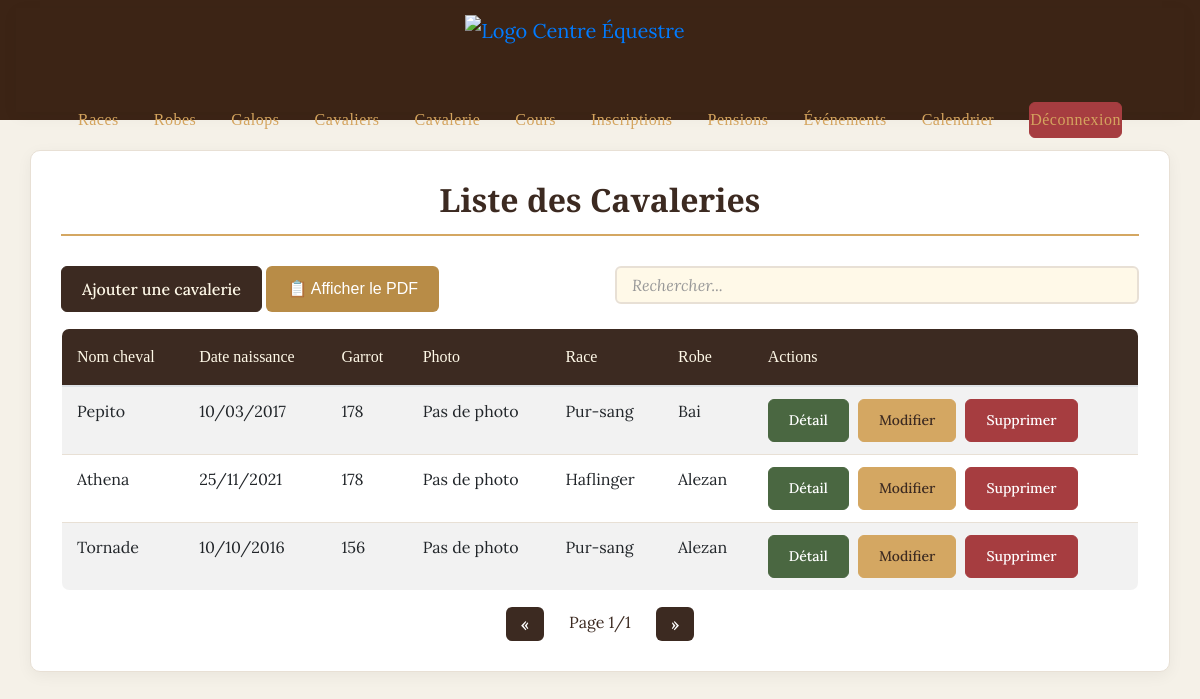
Page /vue/vue.cavalerie.php on the earlier database version.
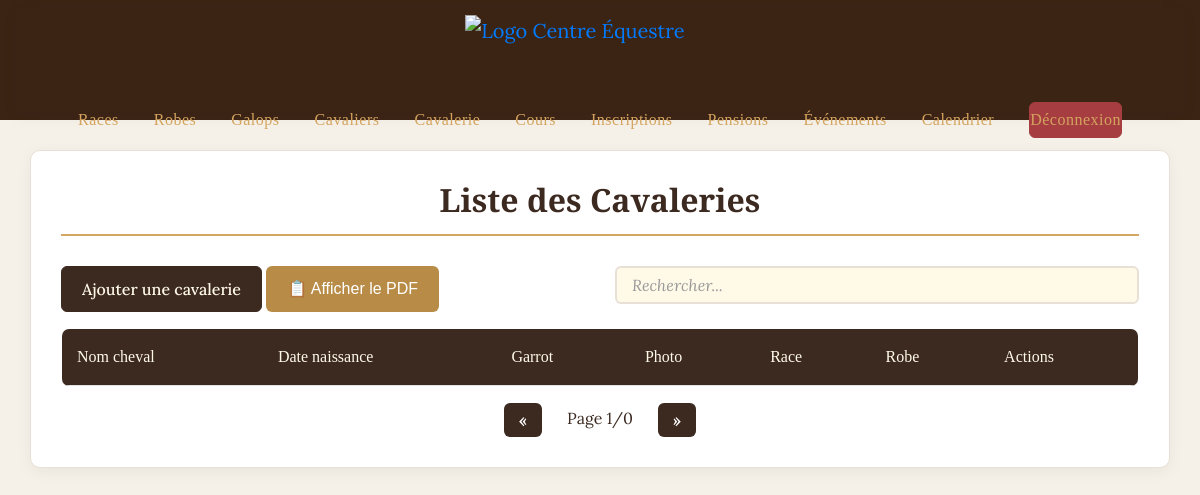
Same page on the later database version.
### tables this page shows
CREATE TABLE `cavalerie` (
  `numsire` int(11) NOT NULL,
  `nomche` varchar(50) NOT NULL,
  `datenache` date NOT NULL,
  `garrot` varchar(50) NOT NULL,
  `idrace` int(11) NOT NULL,
  `idrobe` int(11) NOT NULL,
  `supprime` tinyint(1) DEFAULT 0
);

CREATE TABLE `race` (
  `idrace` int(11) NOT NULL,
  `librace` varchar(50) NOT NULL,
  `supprime` tinyint(1) DEFAULT 0
);

CREATE TABLE `robe` (
  `idrobe` int(11) NOT NULL,
  `librobe` varchar(50) NOT NULL,
  `supprime` tinyint(1) DEFAULT 0
);

### class/class.cavalerie.php (called while the page is built, shortened)
<?php
class Cavalerie {
    public function CavalerieALL(){
        $con = connexionPDO();
        $sql = "SELECT * FROM cavalerie WHERE supprime = 0;";
        $executesql = $con->prepare($sql);
        $executesql->execute();
        $resultat = $executesql->fetchAll();
        return $resultat;
    }
 public function getSinglePhotoByNumsire($numsire) {
        $con = connexionPDO();
        $sql = "SELECT lienphoto FROM photos WHERE numsire = :numsire LIMIT 1";
        $data = [':numsire' => $numsire];
        $executesql = $con->prepare($sql);
        $executesql->execute($data);
        $resultat = $executesql->fetch();
        return $resultat ? $resultat['lienphoto'] : null;
    }
    public function CavalerieRace($id) {
        $con = connexionPDO();
        $sql = "SELECT librace
                FROM race
                WHERE idrace = :idrace";
        $data = [':idrace' => $id];
        $executesql = $con->prepare($sql);
        $executesql->execute($data);
        $ligne = $executesql->fetch();
        return $ligne['librace'];
    }
    public function CavalerieRobe($id) {
        $con = connexionPDO();
        $sql = "SELECT librobe
                FROM robe
                WHERE idrobe = :idrobe";
        $data = [':idrobe' => $id];
        $executesql = $con->prepare($sql);
        $executesql->execute($data);
        $ligne = $executesql->fetch();
        return $ligne['librobe'];
    }
}
?>

### vue/vue.cavalerie.php (the view, shortened to what this page needs)
<?php
require_once '../class/class.cavalerie.php';
include_once '../include/haut.inc.php';
$cavalerie = new Cavalerie();
$cavalerieList = $cavalerie->CavalerieALL();
?>
<!DOCTYPE html>
<html lang="fr">
<head>
    <link rel="stylesheet" href="https://stackpath.bootstrapcdn.com/bootstrap/4.5.2/css/bootstrap.min.css">
    <link rel="stylesheet" href="../css/style_crud.css">
</head>
<body>
    <div class="container mt-4">
        <h2>Liste des Cavaleries</h2>
<div class="row mb-3">
    <div class="col-md-6">
        <button type="button" class="btn btn-primary" data-toggle="modal" data-target="#ajoutModal">
            Ajouter une cavalerie
        </button>
        <a href="../classpdf/classpdfcavalerie.php" class="btn" style="background-color: #B88C47; color: white; text-decoration: none; border-radius: 6px; padding: 10px 20px; font-size: 16px; font-family: Arial, sans-serif;" target="_blank">
            📋 Afficher le PDF
        </a>
    </div>
    <div class="col-md-6">
        <input type="text" id="searchInput" class="form-control" placeholder="Rechercher...">
    </div>
</div>
        <table class="table table-striped" id="cavalerieTable">
    <thead>
        <tr>
            <th>Nom cheval</th>
            <th>Date naissance</th>
            <th>Garrot</th>
            <th>Photo</th>
            <th>Race</th>
            <th>Robe</th>
            <th>Actions</th>
        </tr>
    </thead>
    <tbody>
        <?php foreach($cavalerieList as $c): ?>
            <tr>
                <td><?php echo $c['nomche']; ?></td>
                <td><?php echo date('d/m/Y', strtotime($c['datenache'])); ?></td>
                <td><?php echo $c['garrot']; ?></td>
                <td>
                    <?php
                    $singlePhoto = $cavalerie->getSinglePhotoByNumsire($c['numsire']);
                    if ($singlePhoto):
                        $photoPath = '../uploads/' . basename($singlePhoto);
                        if (file_exists($photoPath)): ?>
                            <img src="<?php echo $photoPath; ?>" alt="<?php echo $c['nomche']; ?>" width="100">
                        <?php else: ?>
                            <span>Photo introuvable : <?php echo basename($singlePhoto); ?></span>
                        <?php endif;
                    else: ?>
                        <span>Pas de photo</span>
                    <?php endif; ?>
                </td>
                <td><?php echo $cavalerie->CavalerieRace($c['idrace']); ?></td>
                <td><?php echo $cavalerie->CavalerieRobe($c['idrobe']); ?></td>
                <td>
                    <button class="btn btn-sm btn-info" data-toggle="modal" data-target="#detailModal<?php echo $c['numsire']; ?>">
                        Détail
                    </button>
                    <button class="btn btn-sm btn-warning" data-toggle="modal" data-target="#modifModal<?php echo $c['numsire']; ?>">
                        Modifier
                    </button>
                    <button class="btn btn-sm btn-danger" data-toggle="modal" data-target="#suppModal<?php echo $c['numsire']; ?>">
                        Supprimer
                    </button>
                </td>
            </tr>
        <?php endforeach; ?>
    </tbody>
</table>
    </div>
</body>
</html>

### include/haut.inc.php (shortened to what this page needs)
<!DOCTYPE html>
<html lang="fr">
<head>
    <link rel="stylesheet" href="../css/style_crud.css">
</head>
<body>
    <nav class="navbar">
        <div class="container">
            <a class="navbar-brand" href="#">
                <img src="../photos/equi.png" alt="Logo Centre Équestre">
            </a>
            <div class="navbar-links">
                <a href="../vue/vue.race.php">Races</a>
                <a href="../vue/vue.robe.php">Robes</a>
                <a href="../vue/vue.galop.php">Galops</a>
                <a href="../vue/vue.cavaliers.php">Cavaliers</a>
                <a href="../vue/vue.cavalerie.php">Cavalerie</a>
                <a href="../vue/vue.cours.php">Cours</a>
                <a href="../vue/vue.inscrit.php">Inscriptions</a>
                <a href="../vue/vue.pension.php">Pensions</a>
                <a href="../vue/vue.evenements.php">Événements</a>
                <a href="../vue/vue.calendrier.php">Calendrier</a>
                <a href="../utilisateurs/logout.php" class="btn btn-danger">Déconnexion</a>
            </div>
        </div>
    </nav>
</body>
</html>

### css/style_crud.css (style rules this page uses)
:root { --brown-dark: #3C2A21; --brown-light: #8B7355; --green: #4A6741; --beige: #F5F1E8; --cream: #FFF9E8; --gold: #D4A762; --error: #A63D40; --success: #4A6741; }
body { background-color: var(--beige); font-family: 'Lora', serif; color: var(--brown-dark); line-height: 1.6; }
.container { background: white; border: 1px solid #E8E0D5; border-radius: 10px; padding: 30px; box-shadow: 0 4px 15px rgba(0, 0, 0, 0.05); margin: 30px auto; }
h2 { color: var(--brown-dark); font-family: 'Playfair Display', serif; font-size: 2rem; font-weight: 600; margin-bottom: 30px; text-align: center; border-bottom: 2px solid var(--gold); padding-bottom: 15px; }
.table { border: 1px solid #E8E0D5; border-radius: 8px; overflow: hidden; }
.table thead { background-color: var(--brown-dark); color: var(--cream); }
.table th { font-family: 'Playfair Display', serif; padding: 15px; font-weight: 500; }
.btn { padding: 10px 20px; border-radius: 6px; font-family: 'Lora', serif; font-weight: 500; transition: all 0.3s ease; }
.btn-primary { background-color: var(--brown-dark); border: 1px solid var(--brown-dark); color: var(--cream); }
.btn-danger { background-color: var(--error); border: 1px solid var(--error); color: white; }
.form-control { border: 2px solid #E8E0D5; border-radius: 6px; padding: 10px 15px; background-color: var(--cream); }
#searchInput { border: 2px solid #E8E0D5; border-radius: 6px; padding: 10px 15px; background-color: var(--cream); transition: all 0.3s ease; }
#searchInput::placeholder { color: #999; font-style: italic; }
.navbar { background: #3c2415; height: 120px; margin-bottom: 30px; width: 100vw; position: relative; left: 50%; right: 50%; margin-left: -50vw; margin-right: -50vw; border-radius: 0; border: none; }
.navbar .container { max-width: 1400px; height: 100%; margin: 0 auto; display: flex; align-items: center; justify-content: center; gap: 50px; padding: 0 30px; background: #3c2415; border-radius: 0; border: none; }
.navbar-brand { margin-right: 50px; }
.navbar-brand img { height: 90px; }
.navbar-links { display: flex; gap: 35px; }
.navbar-links a { color: #D4A45E; text-decoration: none; font-size: 16px; font-family: 'Playfair Display', serif; font-weight: 500; letter-spacing: 0.5px; text-transform: capitalize; transition: all 0.3s ease; padding: 5px 0; position: relative; }
.navbar-links a::after { content: ''; position: absolute; width: 0; height: 1px; bottom: 0; left: 0; background-color: #f0c389; transition: width 0.3s ease; }
.table td { padding: 12px 15px; border-bottom: 1px solid #E8E0D5; }
.btn-warning { background-color: var(--gold); border: 1px solid var(--gold); color: var(--brown-dark); }
.btn-info { background-color: var(--green); border-color: var(--green); color: white; }
.table td .btn { margin-right: 5px; }
.table td .btn:last-child { margin-right: 0; }

Differences in the rows shown:
removed cavalerie: nomche "Pepito", datenache "10/03/2017", garrot "178", idrace.librace "Pur-sang", idrobe.librobe "Bai"
removed cavalerie: nomche "Athena", datenache "25/11/2021", garrot "178", idrace.librace "Haflinger", idrobe.librobe "Alezan"
removed cavalerie: nomche "Tornade", datenache "10/10/2016", garrot "156", idrace.librace "Pur-sang", idrobe.librobe "Alezan"
Other differences:
text written by a page script: "« Page 1/1 »" → "« Page 1/0 »"
